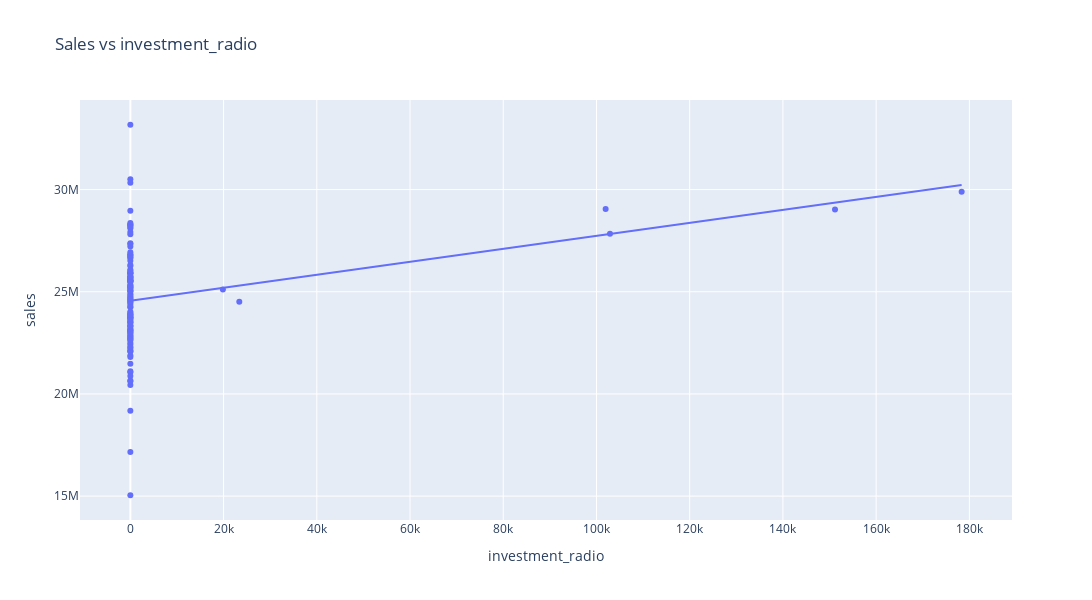

The cell this chart's notebook holds for it:
### Code cell
fig = px.scatter(df_week, 
                 x='investment_radio', 
                 y='sales', 
                 height=600, 
                 width=1200,
                 title='Sales vs investment_radio',
                 trendline='ols',
                 )
fig.show()
